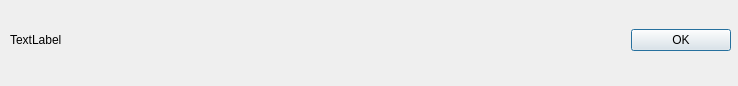
<?xml version="1.0" encoding="UTF-8"?>
<ui version="4.0">
 <class>ErrorWindow</class>
 <widget class="QDialog" name="ErrorWindow">
  <property name="geometry">
   <rect>
    <x>0</x>
    <y>0</y>
    <width>738</width>
    <height>86</height>
   </rect>
  </property>
  <property name="windowTitle">
   <string>Error</string>
  </property>
  <widget class="QWidget" name="gridLayoutWidget">
   <property name="geometry">
    <rect>
     <x>10</x>
     <y>10</y>
     <width>721</width>
     <height>61</height>
    </rect>
   </property>
   <layout class="QGridLayout" name="gridLayout">
    <item row="1" column="0">
     <widget class="QLabel" name="ErrorMessage">
      <property name="text">
       <string>TextLabel</string>
      </property>
     </widget>
    </item>
    <item row="1" column="1">
     <widget class="QPushButton" name="OKButton">
      <property name="sizePolicy">
       <sizepolicy hsizetype="Fixed" vsizetype="Fixed">
        <horstretch>0</horstretch>
        <verstretch>0</verstretch>
       </sizepolicy>
      </property>
      <property name="maximumSize">
       <size>
        <width>100</width>
        <height>16777215</height>
       </size>
      </property>
      <property name="text">
       <string>OK</string>
      </property>
     </widget>
    </item>
   </layout>
  </widget>
 </widget>
 <resources/>
 <connections/>
</ui>
